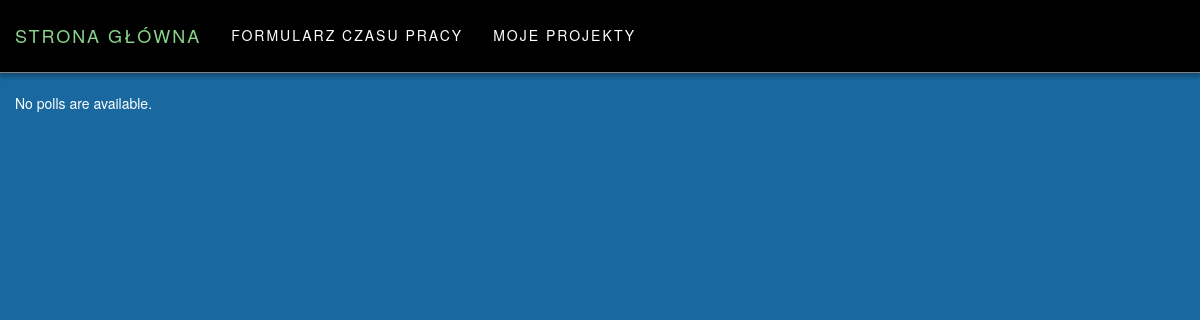
/polls/MojeProjekty/ (signed in), run on an earlier commit of the app's database.
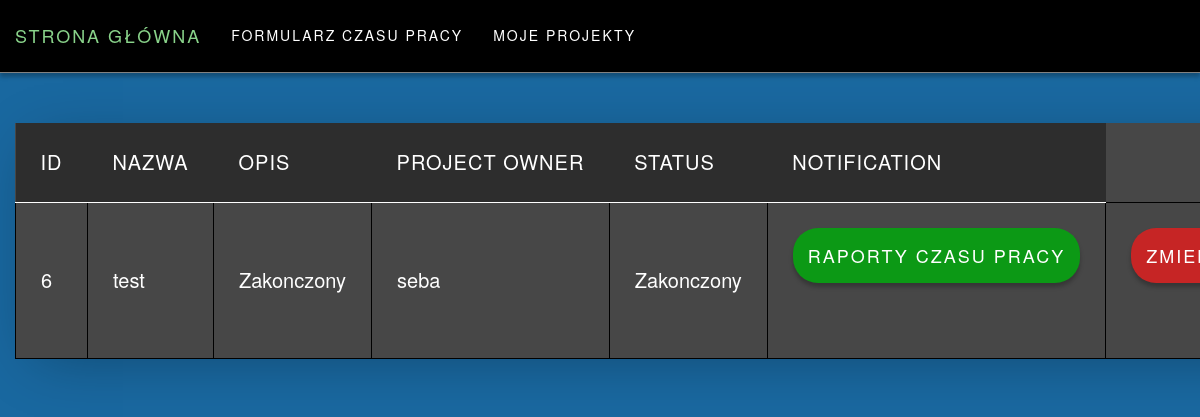
And on a later commit of the database.
### polls/models.py (models this page shows)
class Project(models.Model):
    idProject = models.AutoField(primary_key=True)
    name = models.CharField(max_length=50)
    description = models.CharField(max_length=50)
    owner = models.ForeignKey(User,on_delete=models.SET_NULL,null=True)
    state = models.CharField(max_length=50)

### polls/views.py (the view)
# urls.py: path('MojeProjekty/', views.ProjectUserOwner, name='ProjectOwned')
def ProjectUserOwner(request):
    if not request.user.is_authenticated:
        return HttpResponseRedirect(reverse('polls:login'))
    else:
        projectList = Project.objects.filter(owner=request.user)
        person = get_object_or_404(Person,user=request.user)
        if person.admin:
            return render(request, 'polls/UserOwnerProjectAdmin.html',
                          {'project': projectList})
        elif person.kierownik:
            return render(request, 'polls/kierownik/UserOwnedProjectListKierownik.html',
                          {'project': projectList})
        else:
            return render(request, 'polls/UserOwnedProjectList.html',
                          {'project': projectList})

### templates/polls/UserOwnedProjectList.html (shortened to what this page needs)
{% extends "polls/baseUser.html" %}
{% block body_block %}
<table>
{% if project %}
    <tr>
      <th>Id</th>
      <th>Nazwa</th>
      <th>Opis</th>
      <th>Project owner</th>
      <th>Status</th>
      <th>Notification</th>
    </tr>
    <tr>
    {% for p in project %}
        <td>{{ p.idProject }}</td>
         <td>{{ p.name }}</td>
         <td>{{ p.description }}</td>
         <td>{{ p.owner }}</td>
         <td>{{ p.state }}</td>
        <td>
            <form action="{% url 'polls:notifikationProject' %}" method="post">
                <input type="submit" value="Raporty czasu pracy">
            </form></td>
        <td>
            <form action="{% url 'polls:projectDel' %}" method="post">
                 <input class="delete-project" type="submit" value="Zmień stan">
            </form></td>
             </tr>
    {% endfor %}
{% else %}
    <p>No polls are available.</p>
{% endif %}
</table>
{% endblock %}

What changed in the data, as far as the page shows it:
added Project: idProject "6", name "test", description "Zakonczony", owner "seba", state "Zakonczony"
Also different on the page:
text no longer shown: "No polls are available."
text now shown: "ID NAZWA OPIS PROJECT OWNER STATUS NOTIFICATION"
